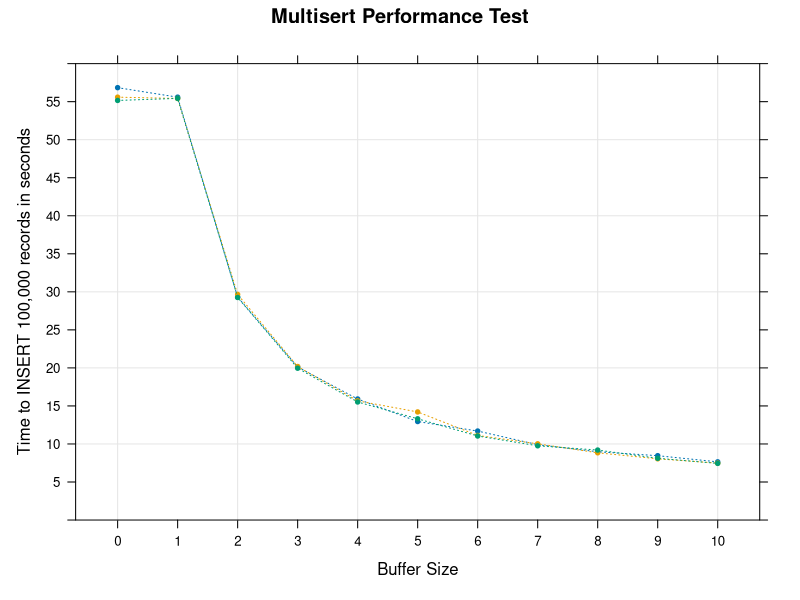
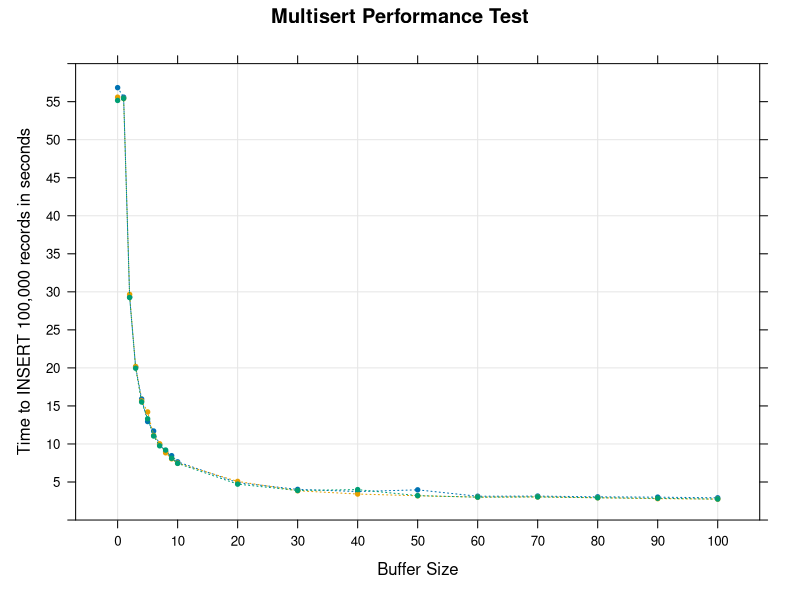
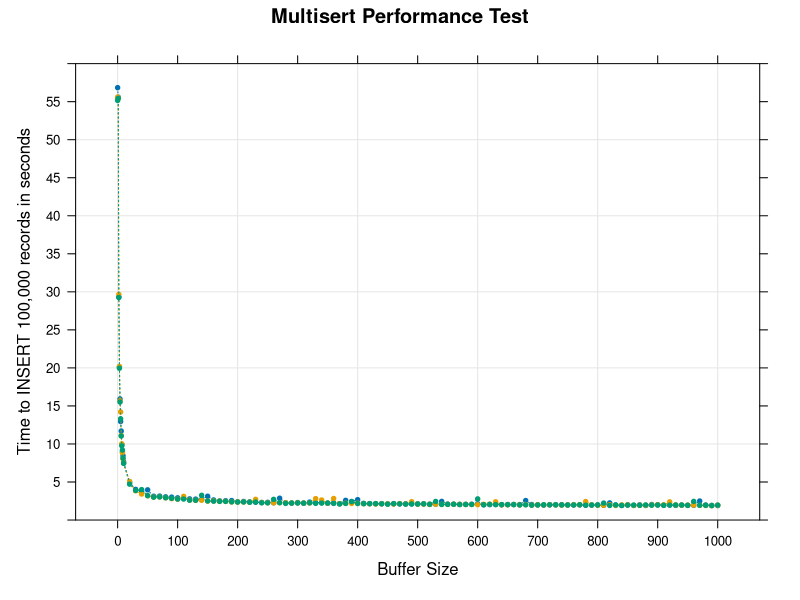
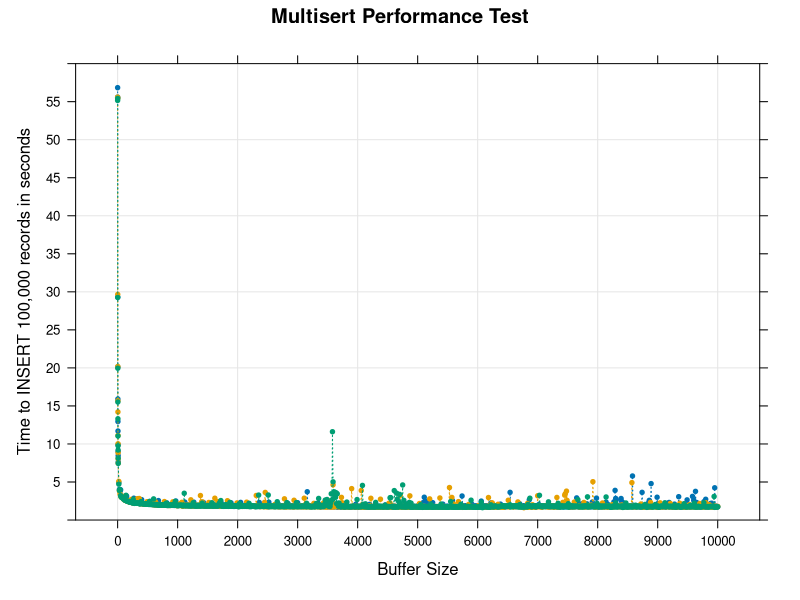

The R source for these figures, in order:
install.packages("lattice")
require(lattice)

runs = read.csv("./multisert_buffer_size_performance_tests.csv", header = TRUE, sep = ",")

# buffer sizes 0 - 10
xyplot(runs$performance_test_1[1:11] +
       runs$performance_test_2[1:11] +
       runs$performance_test_3[1:11] ~ runs$buffer_size[1:11]
     , type=c('p', 'g', 'b')
     , pch=20
     , lty="dotted"
     , xlab="Buffer Size"
     , ylab="Time to INSERT 100,000 records in seconds"
     , main="Multisert Performance Test"
     , scales=list(x=list(tick.number=10)
                 , y=list(limits=c(0,60), tick.number=20)))

# buffer sizes 0 - 100
xyplot(runs$performance_test_1[1:20] +
       runs$performance_test_2[1:20] +
       runs$performance_test_3[1:20] ~ runs$buffer_size[1:20]
     , type=c('p', 'g', 'b')
     , pch=20
     , lty="dotted"
     , xlab="Buffer Size"
     , ylab="Time to INSERT 100,000 records in seconds"
     , main="Multisert Performance Test"
     , scales=list(x=list(tick.number=10)
                 , y=list(limits=c(0,60), tick.number=20)))

# buffer sizes 0 - 1,000
xyplot(runs$performance_test_1[1:110] +
       runs$performance_test_2[1:110] +
       runs$performance_test_3[1:110] ~ runs$buffer_size[1:110]
     , type=c('p', 'g', 'b')
     , pch=20
     , lty="dotted"
     , main="Multisert Performance Test"
     , xlab="Buffer Size"
     , ylab="Time to INSERT 100,000 records in seconds"
     , scales=list(x=list(tick.number=10)
                 , y=list(limits=c(0,60), tick.number=20)))

# all buffer sizes in performance test
xyplot(runs$performance_test_1 +
       runs$performance_test_2 +
       runs$performance_test_3 ~ runs$buffer_size
     , type=c('p', 'g', 'b')
     , pch=20
     , lty="dotted"
     , main="Multisert Performance Test"
     , xlab="Buffer Size"
     , ylab="Time to INSERT 100,000 records in seconds"
     , scales=list(x=list(tick.number=10)
                 , y=list(limits=c(0,60), tick.number=20)))
